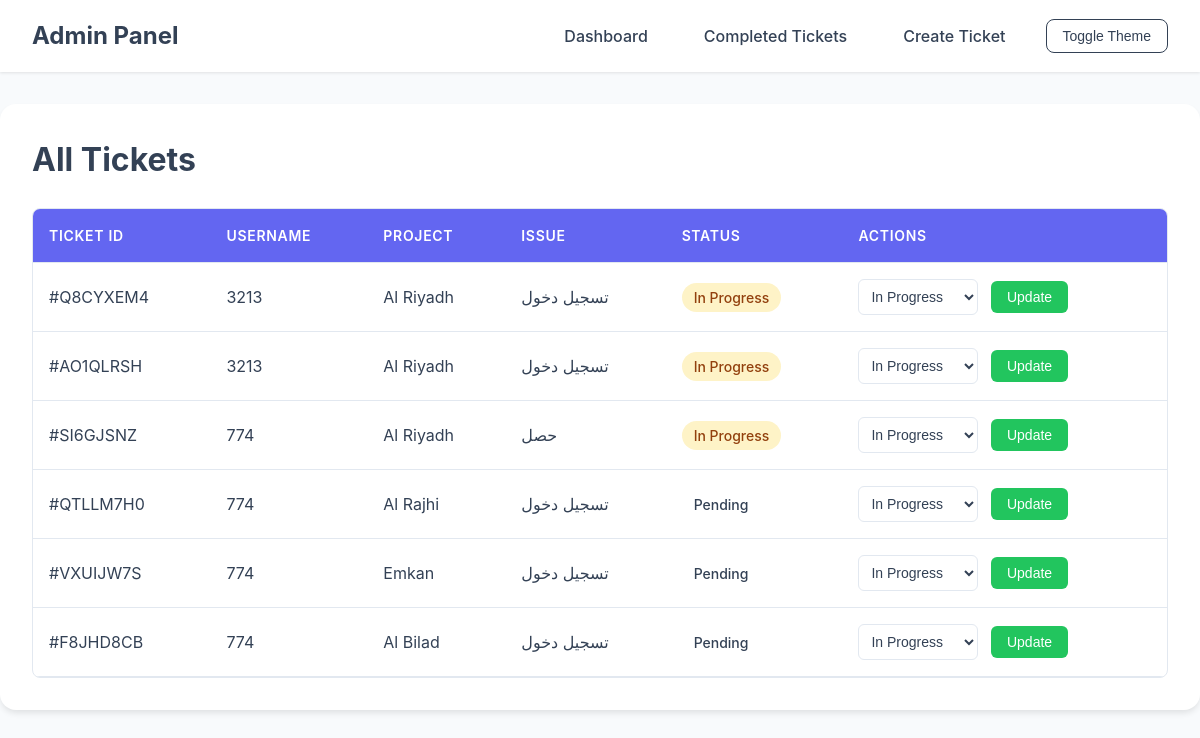
/admin, run on an earlier commit of the app's database.
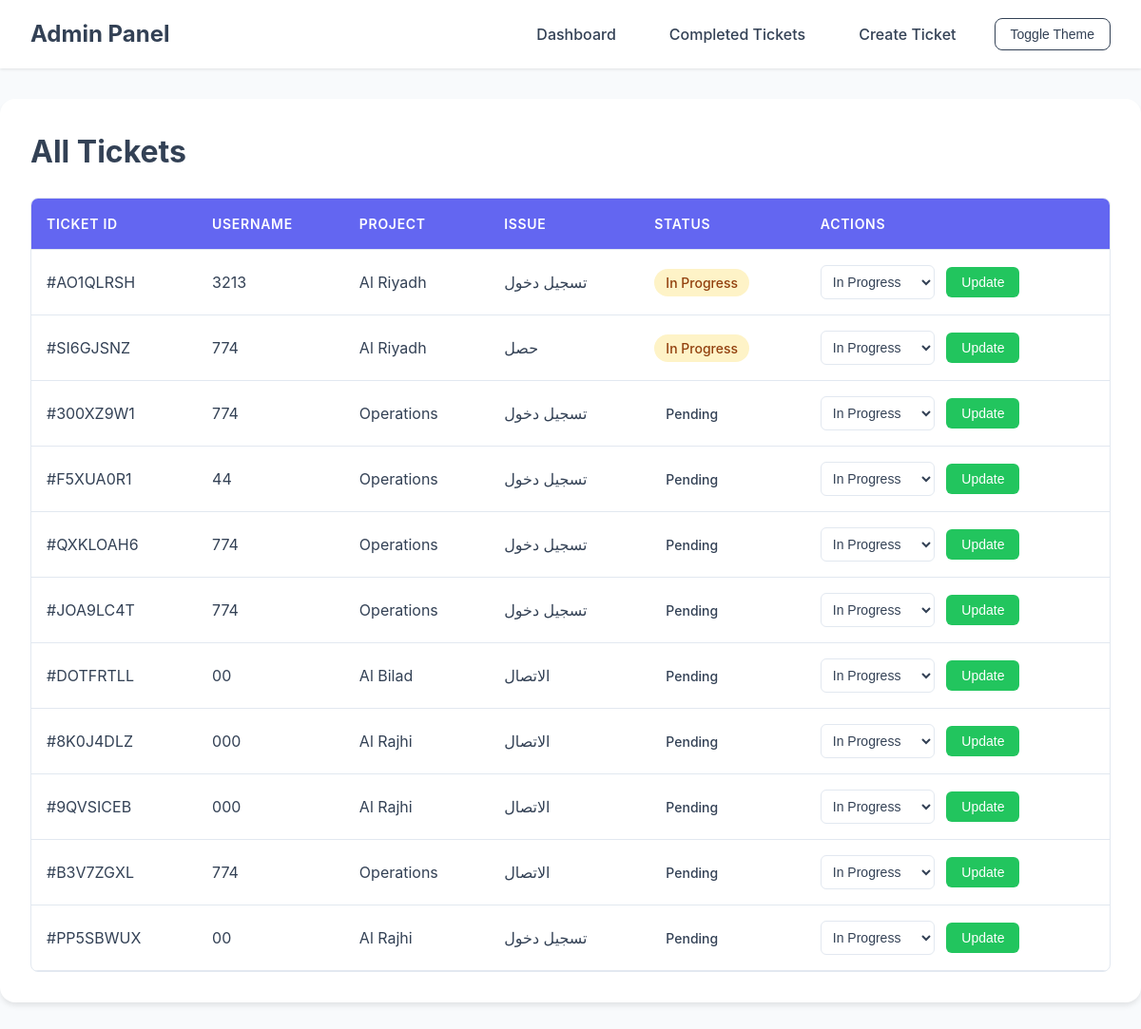
And on a later commit of the database.
### tables this page shows
CREATE TABLE tickets (
            id INTEGER PRIMARY KEY AUTOINCREMENT,
            ticket_id TEXT NOT NULL,
            username TEXT NOT NULL,
            project TEXT NOT NULL,
            issue TEXT NOT NULL,
            description TEXT NOT NULL,
            status TEXT NOT NULL,
            created_at TEXT NOT NULL
        );

### app.py (the view)
@app.route('/admin', methods=['GET', 'POST'])
def admin():
    conn = sqlite3.connect('tickets.db')
    c = conn.cursor()
    c.execute("SELECT * FROM tickets WHERE status != 'Completed'")
    tickets = c.fetchall()
    conn.close()
    return render_template('admin.html', tickets=tickets)

### templates/admin.html (shortened to what this page needs)
<!DOCTYPE html>
<html lang="en">
<head>
</head>
<body>
    <div class="navbar">
        <h1>Admin Panel</h1>
        <div class="nav-links">
            <a href="/">Dashboard</a>
            <a href="/completed_tickets">Completed Tickets</a>
            <a href="/">Create Ticket</a>
            <button class="dark-mode-toggle" onclick="toggleDarkMode()">Toggle Theme</button>
        </div>
    </div>
    <div class="container">
        <h1>All Tickets</h1>
        <div class="table-container">
            <table>
                <thead>
                    <tr>
                        <th>Ticket ID</th>
                        <th>Username</th>
                        <th>Project</th>
                        <th>Issue</th>
                        <th>Status</th>
                        <th>Actions</th>
                    </tr>
                </thead>
                <tbody>
                    {% for ticket in tickets %}
                    <tr>
                        <td>#{{ ticket[1] }}</td>
                        <td>{{ ticket[2] }}</td>
                        <td>{{ ticket[3] }}</td>
                        <td>{{ ticket[4] }}</td>
                        <td>
                            <span class="status-badge status-{{ ticket[6]|lower|replace(' ', '-') }}">
                                {{ ticket[6] }}
                            </span>
                        </td>
                        <td>
                            <form method="POST" action="/admin/{{ ticket[1] }}" class="status-form">
                                <select name="status">
                                    <option value="In Progress" {% if ticket[6] == 'In Progress' %}selected{% endif %}>In Progress</option>
                                </select>
                                <button type="submit">Update</button>
                            </form>
                        </td>
                    </tr>
                    {% endfor %}
                </tbody>
            </table>
        </div>
    </div>
</body>
</html>

### templates/admin.html (style rules this page uses)
* { margin: 0; padding: 0; box-sizing: border-box; }
:root { --primary-color: #6366f1; --primary-hover: #4f46e5; --secondary-color: #22c55e; --secondary-hover: #16a34a; --background-light: #f8fafc; --background-dark: #1e293b; --text-light: #334155; --text-dark: #e2e8f0; --surface-light: #ffffff; --surface-dark: #334155; --border-light: #e2e8f0; --border-dark: #475569; }
body { font-family: 'Inter', system-ui, -apple-system, sans-serif; background-color: var(--background-light); color: var(--text-light); transition: all 0.3s ease; line-height: 1.5; }
.navbar { background-color: var(--surface-light); color: var(--text-light); display: flex; justify-content: space-between; align-items: center; padding: 1rem 2rem; box-shadow: 0 1px 3px rgba(0, 0, 0, 0.1); position: sticky; top: 0; z-index: 1000; transition: all 0.3s ease; }
.navbar h1 { font-size: 1.5rem; font-weight: 700; }
.nav-links { display: flex; gap: 1.5rem; align-items: center; }
.nav-links a { text-decoration: none; color: inherit; padding: 0.5rem 1rem; border-radius: 0.5rem; transition: all 0.3s ease; font-weight: 500; }
.dark-mode-toggle { background: none; border: 1px solid currentColor; padding: 0.5rem 1rem; border-radius: 0.5rem; cursor: pointer; font-size: 0.875rem; transition: all 0.3s ease; color: inherit; }
.container { max-width: 1200px; margin: 2rem auto; background: var(--surface-light); border-radius: 1rem; padding: 2rem; box-shadow: 0 4px 6px -1px rgba(0, 0, 0, 0.1); transition: all 0.3s ease; }
.table-container { overflow-x: auto; margin-top: 1.5rem; border-radius: 0.5rem; border: 1px solid var(--border-light); }
table { width: 100%; border-collapse: collapse; }
th, td { padding: 1rem; text-align: left; border-bottom: 1px solid var(--border-light); }
th { background-color: var(--primary-color); color: white; font-weight: 600; text-transform: uppercase; font-size: 0.875rem; letter-spacing: 0.05em; }
td select { padding: 0.5rem; border-radius: 0.375rem; border: 1px solid var(--border-light); font-size: 0.875rem; background-color: var(--surface-light); color: var(--text-light); min-width: 120px; }
td button { padding: 0.5rem 1rem; background-color: var(--secondary-color); color: white; border: none; border-radius: 0.375rem; cursor: pointer; font-size: 0.875rem; transition: all 0.2s ease; margin-left: 0.5rem; }
.status-badge { padding: 0.25rem 0.75rem; border-radius: 9999px; font-size: 0.875rem; font-weight: 500; display: inline-block; }
.status-in-progress { background-color: #fef3c7; color: #92400e; }

What changed in the data, as far as the page shows it:
no longer on this page (row edited): tickets: ticket "Q8CYXEM4", username "3213", project "Al Riyadh", issue "تسجيل دخول", status "In Progress"
no longer on this page (row edited): tickets: ticket "QTLLM7H0", username "774", project "Al Rajhi", issue "تسجيل دخول", status "Pending"
no longer on this page (row edited): tickets: ticket "VXUIJW7S", username "774", project "Emkan", issue "تسجيل دخول", status "Pending"
no longer on this page (row edited): tickets: ticket "F8JHD8CB", username "774", project "Al Bilad", issue "تسجيل دخول", status "Pending"
added tickets: ticket "300XZ9W1", username "774", project "Operations", issue "تسجيل دخول", status "Pending"
added tickets: ticket "F5XUA0R1", username "44", project "Operations", issue "تسجيل دخول", status "Pending"
added tickets: ticket "QXKLOAH6", username "774", project "Operations", issue "تسجيل دخول", status "Pending"
added tickets: ticket "JOA9LC4T", username "774", project "Operations", issue "تسجيل دخول", status "Pending"
added tickets: ticket "DOTFRTLL", username "00", project "Al Bilad", issue "الاتصال", status "Pending"
added tickets: ticket "8K0J4DLZ", username "000", project "Al Rajhi", issue "الاتصال", status "Pending"
added tickets: ticket "9QVSICEB", username "000", project "Al Rajhi", issue "الاتصال", status "Pending"
added tickets: ticket "B3V7ZGXL", username "774", project "Operations", issue "الاتصال", status "Pending"
added tickets: ticket "PP5SBWUX", username "00", project "Al Rajhi", issue "تسجيل دخول", status "Pending"
